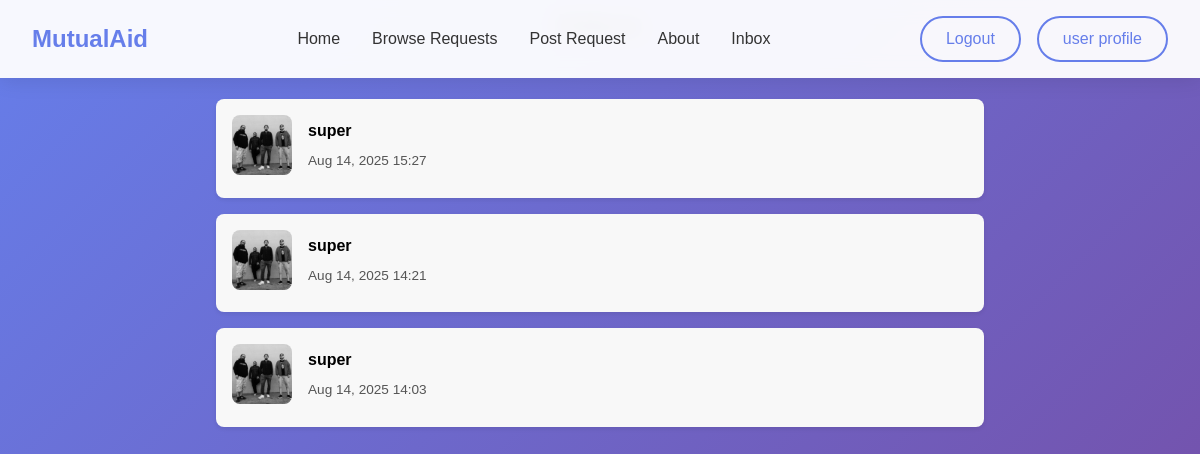
/inbox (signed in), run on the app's committed database.
### conversation/models.py (models this page shows)
class Conversation(models.Model):
    item = models.ForeignKey(Request, related_name='conversations', on_delete=models.CASCADE)
    members = models.ManyToManyField(User, related_name='conversations')
    created_at = models.DateTimeField(auto_now_add=True)
    modified_at = models.DateTimeField(auto_now=True)
    class Meta:
        ordering = ('-modified_at',)

### user/models.py (models this page shows, shortened)
class UserProfile(models.Model):
    user = models.OneToOneField(User, on_delete=models.CASCADE, primary_key=True)
    location = models.CharField(max_length=100, blank=True, null=True)
    phone_number = models.CharField(max_length=15, blank=True, null=True)
    profile_picture = models.ImageField(upload_to='profile_pictures/', blank=True, null=True)

### conversation/views.py (the view)
# urls.py: path('inbox', views.inbox, name='inbox'),
@login_required
def inbox(request):
    conversations = Conversation.objects.filter(members__in=[request.user.id])
    for convo in conversations:
        members = list(convo.members.all())
        receiver = [m for m in members if m != request.user]
        if receiver:
            receiver_user = receiver[0]  # The other member
            profile = UserProfile.objects.filter(user=receiver_user).first()
        else:
            receiver_user = None
            profile = None
    requests = Request.objects.filter(author=request.user)
    print("conversations", conversations)
    return render(request, 'conversation/inbox.html', {
        'conversations': conversations,
        'requests': requests,
        "profile": profile,
    })

### conversation/templates/conversation/inbox.html (shortened to what this page needs)
{% extends 'aid/base.html' %}
{% block content %}
<h1 class="mb">Inbox</h1>
<div class="inbox-container">
    {% for conversation in conversations %}
        <a class="conversation-link" href="{% url 'conversation:detail' conversation.id %}">
            <div class="conversation-card">
                <img src="{{ profile.profile_picture}}" alt="Item image">
                <div class="conversation-info">
                    {% for member in conversation.members.all %}
                        {% if member != request.user %}
                            <p class="username">{{ member.username }}</p>
                        {% endif %}
                    {% endfor %}
                    <p class="time">{{ conversation.modified_at|date:"M d, Y H:i" }}</p>
                </div>
            </div>
        </a>
    {% endfor %}
</div>
{% endblock %}

### aid/templates/aid/base.html (style rules this page uses)
* { margin: 0; padding: 0; box-sizing: border-box; }
body { font-family: -apple-system, BlinkMacSystemFont, "Segoe UI", Roboto, Oxygen, Ubuntu, Cantarell, sans-serif; line-height: 1.6; color: #333; background: linear-gradient(135deg, #667eea 0%, #764ba2 100%); min-height: 100vh; }

### conversation/templates/conversation/inbox.html (style rules this page uses)
body { background-color: #fc8c8cff; color: #000; font-family: sans-serif; }
h1.mb { margin-bottom: 2rem; text-align: center; font-size: 2rem; }
.inbox-container { display: flex; flex-direction: column; gap: 1rem; max-width: 800px; margin: 0 auto; padding: 1rem; }
.conversation-link { text-decoration: none; color: inherit; }
.conversation-card { display: flex; gap: 1rem; padding: 1rem; background-color: #f8f8f8; border-radius: 0.5rem; box-shadow: 0 2px 4px rgba(0,0,0,0.08); transition: transform 0.2s, box-shadow 0.2s; }
.conversation-card img { width: 60px; height: 60px; border-radius: 0.5rem; object-fit: cover; }
.conversation-info { display: flex; flex-direction: column; justify-content: center; }
.conversation-info p { margin: 0.2rem 0; }
.conversation-info .username { font-weight: bold; }
.conversation-info .time { font-size: 0.85rem; color: #555; }

### data on the page
Conversation: profile_picture (picture), modified_at "Aug 14, 2025 15:27"
Conversation: profile_picture (picture), modified_at "Aug 14, 2025 14:21"
Conversation: profile_picture (picture), modified_at "Aug 14, 2025 14:03"

### other printed values
{{ member.username }} "super"
